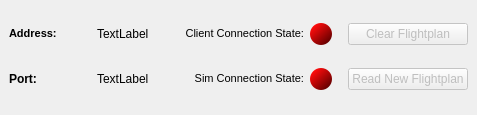
<?xml version="1.0" encoding="UTF-8"?>
<ui version="4.0">
 <class>MainWindow</class>
 <widget class="QMainWindow" name="MainWindow">
  <property name="geometry">
   <rect>
    <x>0</x>
    <y>0</y>
    <width>477</width>
    <height>115</height>
   </rect>
  </property>
  <property name="sizePolicy">
   <sizepolicy hsizetype="Preferred" vsizetype="Preferred">
    <horstretch>0</horstretch>
    <verstretch>0</verstretch>
   </sizepolicy>
  </property>
  <property name="windowTitle">
   <string>Simconnect Server</string>
  </property>
  <widget class="QWidget" name="centralwidget">
   <layout class="QGridLayout" name="gridLayout">
    <property name="sizeConstraint">
     <enum>QLayout::SetNoConstraint</enum>
    </property>
    <property name="leftMargin">
     <number>9</number>
    </property>
    <property name="topMargin">
     <number>6</number>
    </property>
    <property name="rightMargin">
     <number>9</number>
    </property>
    <property name="bottomMargin">
     <number>6</number>
    </property>
    <item row="1" column="8">
     <widget class="QPushButton" name="readNewFpButton">
      <property name="enabled">
       <bool>false</bool>
      </property>
      <property name="sizePolicy">
       <sizepolicy hsizetype="Preferred" vsizetype="Preferred">
        <horstretch>0</horstretch>
        <verstretch>0</verstretch>
       </sizepolicy>
      </property>
      <property name="styleSheet">
       <string notr="true">padding-left: 1em;
padding-right: 1em;</string>
      </property>
      <property name="text">
       <string>Read New Flightplan</string>
      </property>
     </widget>
    </item>
    <item row="0" column="2">
     <spacer name="horizontalSpacer_2">
      <property name="orientation">
       <enum>Qt::Horizontal</enum>
      </property>
      <property name="sizeType">
       <enum>QSizePolicy::Preferred</enum>
      </property>
      <property name="sizeHint" stdset="0">
       <size>
        <width>5</width>
        <height>10</height>
       </size>
      </property>
     </spacer>
    </item>
    <item row="1" column="3">
     <widget class="QLabel" name="portLabel">
      <property name="sizePolicy">
       <sizepolicy hsizetype="Preferred" vsizetype="Preferred">
        <horstretch>0</horstretch>
        <verstretch>0</verstretch>
       </sizepolicy>
      </property>
      <property name="styleSheet">
       <string notr="true"/>
      </property>
      <property name="text">
       <string>TextLabel</string>
      </property>
      <property name="wordWrap">
       <bool>true</bool>
      </property>
      <property name="textInteractionFlags">
       <set>Qt::LinksAccessibleByMouse|Qt::TextSelectableByMouse</set>
      </property>
     </widget>
    </item>
    <item row="0" column="7">
     <spacer name="horizontalSpacer">
      <property name="orientation">
       <enum>Qt::Horizontal</enum>
      </property>
      <property name="sizeType">
       <enum>QSizePolicy::Preferred</enum>
      </property>
      <property name="sizeHint" stdset="0">
       <size>
        <width>10</width>
        <height>10</height>
       </size>
      </property>
     </spacer>
    </item>
    <item row="1" column="5">
     <widget class="QLabel" name="label_4">
      <property name="sizePolicy">
       <sizepolicy hsizetype="Preferred" vsizetype="Preferred">
        <horstretch>0</horstretch>
        <verstretch>0</verstretch>
       </sizepolicy>
      </property>
      <property name="minimumSize">
       <size>
        <width>0</width>
        <height>22</height>
       </size>
      </property>
      <property name="maximumSize">
       <size>
        <width>16777215</width>
        <height>22</height>
       </size>
      </property>
      <property name="font">
       <font>
        <pointsize>8</pointsize>
       </font>
      </property>
      <property name="styleSheet">
       <string notr="true"/>
      </property>
      <property name="text">
       <string>Sim Connection State:</string>
      </property>
      <property name="alignment">
       <set>Qt::AlignRight|Qt::AlignTrailing|Qt::AlignVCenter</set>
      </property>
      <property name="textInteractionFlags">
       <set>Qt::LinksAccessibleByMouse|Qt::TextSelectableByMouse</set>
      </property>
     </widget>
    </item>
    <item row="0" column="5">
     <widget class="QLabel" name="label_3">
      <property name="sizePolicy">
       <sizepolicy hsizetype="Preferred" vsizetype="Preferred">
        <horstretch>0</horstretch>
        <verstretch>0</verstretch>
       </sizepolicy>
      </property>
      <property name="minimumSize">
       <size>
        <width>0</width>
        <height>22</height>
       </size>
      </property>
      <property name="maximumSize">
       <size>
        <width>16777215</width>
        <height>22</height>
       </size>
      </property>
      <property name="font">
       <font>
        <pointsize>8</pointsize>
       </font>
      </property>
      <property name="styleSheet">
       <string notr="true"/>
      </property>
      <property name="text">
       <string>Client Connection State:</string>
      </property>
      <property name="alignment">
       <set>Qt::AlignRight|Qt::AlignTrailing|Qt::AlignVCenter</set>
      </property>
      <property name="textInteractionFlags">
       <set>Qt::LinksAccessibleByMouse|Qt::TextSelectableByMouse</set>
      </property>
     </widget>
    </item>
    <item row="0" column="3">
     <widget class="QLabel" name="addressLabel">
      <property name="sizePolicy">
       <sizepolicy hsizetype="Preferred" vsizetype="Preferred">
        <horstretch>0</horstretch>
        <verstretch>0</verstretch>
       </sizepolicy>
      </property>
      <property name="styleSheet">
       <string notr="true"/>
      </property>
      <property name="text">
       <string>TextLabel</string>
      </property>
      <property name="wordWrap">
       <bool>false</bool>
      </property>
      <property name="textInteractionFlags">
       <set>Qt::LinksAccessibleByMouse|Qt::TextSelectableByMouse</set>
      </property>
     </widget>
    </item>
    <item row="1" column="1">
     <widget class="QLabel" name="label_2">
      <property name="sizePolicy">
       <sizepolicy hsizetype="Preferred" vsizetype="Preferred">
        <horstretch>0</horstretch>
        <verstretch>0</verstretch>
       </sizepolicy>
      </property>
      <property name="font">
       <font>
        <bold>true</bold>
       </font>
      </property>
      <property name="styleSheet">
       <string notr="true"/>
      </property>
      <property name="text">
       <string>Port:</string>
      </property>
      <property name="alignment">
       <set>Qt::AlignLeading|Qt::AlignLeft|Qt::AlignVCenter</set>
      </property>
      <property name="textInteractionFlags">
       <set>Qt::LinksAccessibleByMouse|Qt::TextSelectableByMouse</set>
      </property>
     </widget>
    </item>
    <item row="0" column="8">
     <widget class="QPushButton" name="clearFpButton">
      <property name="enabled">
       <bool>false</bool>
      </property>
      <property name="sizePolicy">
       <sizepolicy hsizetype="Preferred" vsizetype="Preferred">
        <horstretch>0</horstretch>
        <verstretch>0</verstretch>
       </sizepolicy>
      </property>
      <property name="styleSheet">
       <string notr="true">padding-left: 1em;
padding-right: 1em;</string>
      </property>
      <property name="text">
       <string>Clear Flightplan</string>
      </property>
     </widget>
    </item>
    <item row="0" column="6">
     <widget class="QLabel" name="clientConnectionState">
      <property name="sizePolicy">
       <sizepolicy hsizetype="MinimumExpanding" vsizetype="MinimumExpanding">
        <horstretch>0</horstretch>
        <verstretch>0</verstretch>
       </sizepolicy>
      </property>
      <property name="minimumSize">
       <size>
        <width>22</width>
        <height>22</height>
       </size>
      </property>
      <property name="maximumSize">
       <size>
        <width>22</width>
        <height>22</height>
       </size>
      </property>
      <property name="styleSheet">
       <string notr="true">color: white;
border-radius: 11;
background-color: qlineargradient(spread:pad, x1:0.145, y1:0.16, x2:0.92, y2:0.988636, stop:0 rgba(255, 12, 12, 255), stop:0.869347 rgba(103, 0, 0, 255));
</string>
      </property>
      <property name="text">
       <string/>
      </property>
     </widget>
    </item>
    <item row="0" column="1">
     <widget class="QLabel" name="label">
      <property name="sizePolicy">
       <sizepolicy hsizetype="Preferred" vsizetype="Preferred">
        <horstretch>0</horstretch>
        <verstretch>0</verstretch>
       </sizepolicy>
      </property>
      <property name="font">
       <font>
        <family>MS Shell Dlg 2</family>
        <pointsize>8</pointsize>
        <italic>false</italic>
        <bold>true</bold>
       </font>
      </property>
      <property name="styleSheet">
       <string notr="true"/>
      </property>
      <property name="text">
       <string>Address:</string>
      </property>
      <property name="alignment">
       <set>Qt::AlignLeading|Qt::AlignLeft|Qt::AlignVCenter</set>
      </property>
      <property name="textInteractionFlags">
       <set>Qt::LinksAccessibleByMouse|Qt::TextSelectableByMouse</set>
      </property>
     </widget>
    </item>
    <item row="1" column="6">
     <widget class="QLabel" name="simConnectionState">
      <property name="sizePolicy">
       <sizepolicy hsizetype="MinimumExpanding" vsizetype="MinimumExpanding">
        <horstretch>0</horstretch>
        <verstretch>0</verstretch>
       </sizepolicy>
      </property>
      <property name="minimumSize">
       <size>
        <width>22</width>
        <height>22</height>
       </size>
      </property>
      <property name="maximumSize">
       <size>
        <width>22</width>
        <height>22</height>
       </size>
      </property>
      <property name="styleSheet">
       <string notr="true">color: white;
border-radius: 11;
background-color: qlineargradient(spread:pad, x1:0.145, y1:0.16, x2:0.92, y2:0.988636, stop:0 rgba(255, 12, 12, 255), stop:0.869347 rgba(103, 0, 0, 255));
</string>
      </property>
      <property name="text">
       <string/>
      </property>
     </widget>
    </item>
    <item row="0" column="4">
     <spacer name="horizontalSpacer_3">
      <property name="orientation">
       <enum>Qt::Horizontal</enum>
      </property>
      <property name="sizeType">
       <enum>QSizePolicy::Preferred</enum>
      </property>
      <property name="sizeHint" stdset="0">
       <size>
        <width>5</width>
        <height>10</height>
       </size>
      </property>
     </spacer>
    </item>
   </layout>
  </widget>
 </widget>
 <resources/>
 <connections/>
</ui>
